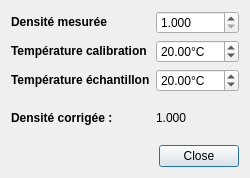
<?xml version="1.0" encoding="UTF-8"?>
<ui version="4.0">
 <class>DialogDensimetre</class>
 <widget class="QDialog" name="DialogDensimetre">
  <property name="geometry">
   <rect>
    <x>0</x>
    <y>0</y>
    <width>250</width>
    <height>178</height>
   </rect>
  </property>
  <property name="windowTitle">
   <string>Densimetre</string>
  </property>
  <layout class="QGridLayout" name="gridLayout">
   <item row="0" column="0">
    <layout class="QFormLayout" name="formLayout">
     <item row="0" column="0">
      <widget class="QLabel" name="label">
       <property name="text">
        <string>&lt;!DOCTYPE HTML PUBLIC &quot;-//W3C//DTD HTML 4.0//EN&quot; &quot;http://www.w3.org/TR/REC-html40/strict.dtd&quot;&gt;
&lt;html&gt;&lt;head&gt;&lt;meta name=&quot;qrichtext&quot; content=&quot;1&quot; /&gt;&lt;style type=&quot;text/css&quot;&gt;
p, li { white-space: pre-wrap; }
&lt;/style&gt;&lt;/head&gt;&lt;body style=&quot; font-family:'Ubuntu'; font-size:9pt; font-weight:400; font-style:normal;&quot;&gt;
&lt;p style=&quot; margin-top:0px; margin-bottom:0px; margin-left:0px; margin-right:0px; -qt-block-indent:0; text-indent:0px;&quot;&gt;&lt;span style=&quot; font-weight:600;&quot;&gt;Densité mesurée&lt;/span&gt;&lt;/p&gt;&lt;/body&gt;&lt;/html&gt;</string>
       </property>
      </widget>
     </item>
     <item row="2" column="0">
      <widget class="QLabel" name="label_2">
       <property name="text">
        <string>&lt;!DOCTYPE HTML PUBLIC &quot;-//W3C//DTD HTML 4.0//EN&quot; &quot;http://www.w3.org/TR/REC-html40/strict.dtd&quot;&gt;
&lt;html&gt;&lt;head&gt;&lt;meta name=&quot;qrichtext&quot; content=&quot;1&quot; /&gt;&lt;style type=&quot;text/css&quot;&gt;
p, li { white-space: pre-wrap; }
&lt;/style&gt;&lt;/head&gt;&lt;body style=&quot; font-family:'Ubuntu'; font-size:9pt; font-weight:400; font-style:normal;&quot;&gt;
&lt;p style=&quot; margin-top:0px; margin-bottom:0px; margin-left:0px; margin-right:0px; -qt-block-indent:0; text-indent:0px;&quot;&gt;&lt;span style=&quot; font-weight:600;&quot;&gt;Température calibration&lt;/span&gt;&lt;/p&gt;&lt;/body&gt;&lt;/html&gt;</string>
       </property>
      </widget>
     </item>
     <item row="3" column="0">
      <widget class="QLabel" name="label_3">
       <property name="text">
        <string>&lt;!DOCTYPE HTML PUBLIC &quot;-//W3C//DTD HTML 4.0//EN&quot; &quot;http://www.w3.org/TR/REC-html40/strict.dtd&quot;&gt;
&lt;html&gt;&lt;head&gt;&lt;meta name=&quot;qrichtext&quot; content=&quot;1&quot; /&gt;&lt;style type=&quot;text/css&quot;&gt;
p, li { white-space: pre-wrap; }
&lt;/style&gt;&lt;/head&gt;&lt;body style=&quot; font-family:'Ubuntu'; font-size:9pt; font-weight:400; font-style:normal;&quot;&gt;
&lt;p style=&quot; margin-top:0px; margin-bottom:0px; margin-left:0px; margin-right:0px; -qt-block-indent:0; text-indent:0px;&quot;&gt;&lt;span style=&quot; font-weight:600;&quot;&gt;Température échantillon&lt;/span&gt;&lt;/p&gt;&lt;/body&gt;&lt;/html&gt;</string>
       </property>
      </widget>
     </item>
     <item row="2" column="1">
      <widget class="QDoubleSpinBox" name="doubleSpinBoxTempCalib">
       <property name="suffix">
        <string>°C</string>
       </property>
       <property name="value">
        <double>20.000000000000000</double>
       </property>
      </widget>
     </item>
     <item row="3" column="1">
      <widget class="QDoubleSpinBox" name="doubleSpinBoxTempEchan">
       <property name="enabled">
        <bool>true</bool>
       </property>
       <property name="suffix">
        <string>°C</string>
       </property>
       <property name="value">
        <double>20.000000000000000</double>
       </property>
      </widget>
     </item>
     <item row="0" column="1">
      <widget class="QDoubleSpinBox" name="doubleSpinBoxDens">
       <property name="suffix">
        <string/>
       </property>
       <property name="decimals">
        <number>3</number>
       </property>
       <property name="minimum">
        <double>1.000000000000000</double>
       </property>
       <property name="maximum">
        <double>1.900000000000000</double>
       </property>
       <property name="singleStep">
        <double>0.001000000000000</double>
       </property>
      </widget>
     </item>
     <item row="5" column="0">
      <widget class="QLabel" name="label_4">
       <property name="text">
        <string>&lt;!DOCTYPE HTML PUBLIC &quot;-//W3C//DTD HTML 4.0//EN&quot; &quot;http://www.w3.org/TR/REC-html40/strict.dtd&quot;&gt;
&lt;html&gt;&lt;head&gt;&lt;meta name=&quot;qrichtext&quot; content=&quot;1&quot; /&gt;&lt;style type=&quot;text/css&quot;&gt;
p, li { white-space: pre-wrap; }
&lt;/style&gt;&lt;/head&gt;&lt;body style=&quot; font-family:'Ubuntu'; font-size:9pt; font-weight:400; font-style:normal;&quot;&gt;
&lt;p style=&quot; margin-top:0px; margin-bottom:0px; margin-left:0px; margin-right:0px; -qt-block-indent:0; text-indent:0px;&quot;&gt;&lt;span style=&quot; font-weight:600;&quot;&gt;Densité corrigée :&lt;/span&gt;&lt;/p&gt;&lt;/body&gt;&lt;/html&gt;</string>
       </property>
      </widget>
     </item>
     <item row="5" column="1">
      <widget class="QLabel" name="labelDensCorr">
       <property name="text">
        <string>1.000</string>
       </property>
      </widget>
     </item>
     <item row="4" column="0">
      <spacer name="verticalSpacer">
       <property name="orientation">
        <enum>Qt::Vertical</enum>
       </property>
       <property name="sizeHint" stdset="0">
        <size>
         <width>20</width>
         <height>40</height>
        </size>
       </property>
      </spacer>
     </item>
     <item row="6" column="0">
      <spacer name="verticalSpacer_2">
       <property name="orientation">
        <enum>Qt::Vertical</enum>
       </property>
       <property name="sizeHint" stdset="0">
        <size>
         <width>20</width>
         <height>40</height>
        </size>
       </property>
      </spacer>
     </item>
    </layout>
   </item>
   <item row="1" column="0">
    <widget class="QDialogButtonBox" name="buttonBox">
     <property name="orientation">
      <enum>Qt::Horizontal</enum>
     </property>
     <property name="standardButtons">
      <set>QDialogButtonBox::Close</set>
     </property>
    </widget>
   </item>
  </layout>
 </widget>
 <resources/>
 <connections>
  <connection>
   <sender>buttonBox</sender>
   <signal>accepted()</signal>
   <receiver>DialogDensimetre</receiver>
   <slot>accept()</slot>
   <hints>
    <hint type="sourcelabel">
     <x>248</x>
     <y>254</y>
    </hint>
    <hint type="destinationlabel">
     <x>157</x>
     <y>274</y>
    </hint>
   </hints>
  </connection>
  <connection>
   <sender>buttonBox</sender>
   <signal>rejected()</signal>
   <receiver>DialogDensimetre</receiver>
   <slot>reject()</slot>
   <hints>
    <hint type="sourcelabel">
     <x>316</x>
     <y>260</y>
    </hint>
    <hint type="destinationlabel">
     <x>286</x>
     <y>274</y>
    </hint>
   </hints>
  </connection>
 </connections>
</ui>
